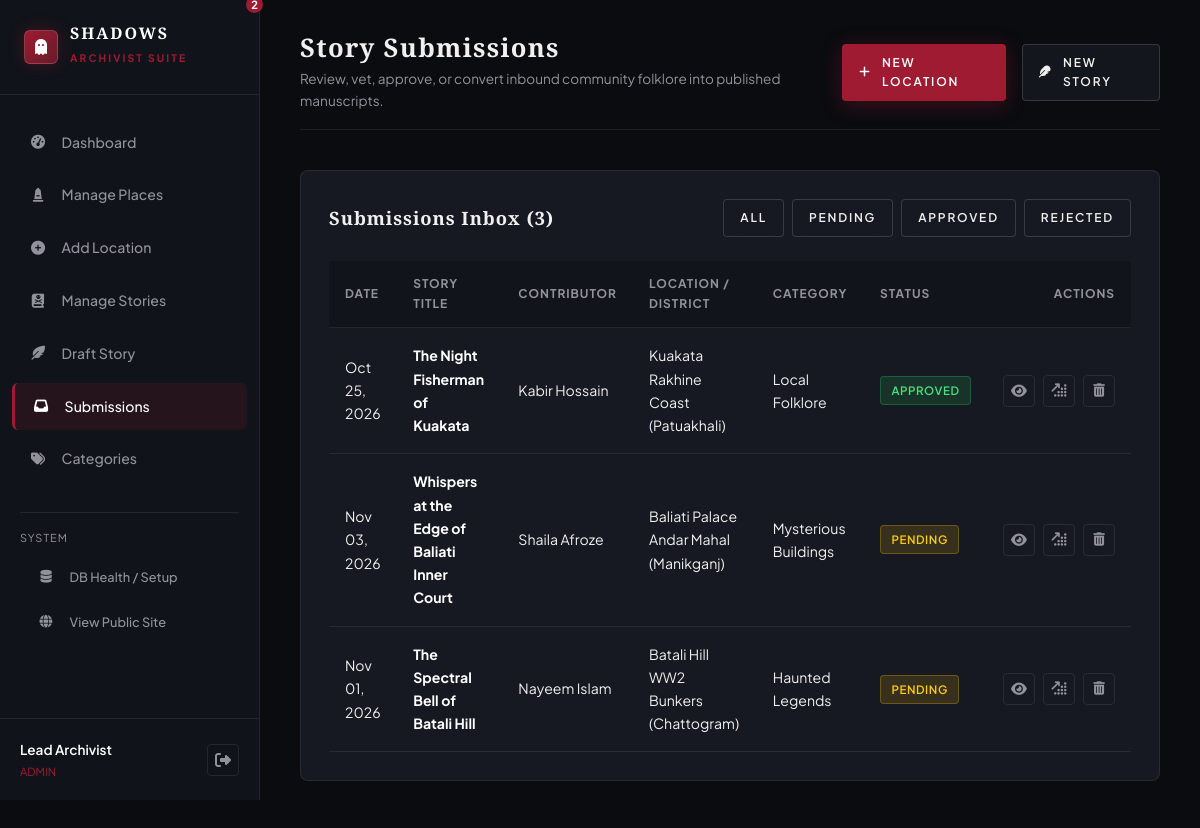
/admin/submissions.php (signed in), run on the app's committed database.
### tables this page shows
CREATE TABLE `story_submissions` (
  `id` INT UNSIGNED NOT NULL AUTO_INCREMENT,
  `submitter_name` VARCHAR(100) NOT NULL DEFAULT 'Anonymous Explorer',
  `email` VARCHAR(120) DEFAULT NULL,
  `story_title` VARCHAR(200) NOT NULL,
  `district` VARCHAR(50) NOT NULL,
  `location_name` VARCHAR(150) NOT NULL,
  `category_id` INT UNSIGNED NOT NULL,
  `story_content` LONGTEXT NOT NULL,
  `image_url` VARCHAR(255) DEFAULT NULL,
  `status` ENUM('pending', 'approved', 'rejected') NOT NULL DEFAULT 'pending',
  `admin_notes` TEXT DEFAULT NULL,
  `created_at` TIMESTAMP NOT NULL DEFAULT CURRENT_TIMESTAMP,
  PRIMARY KEY (`id`),
  INDEX `idx_submission_status` (`status`),
  INDEX `idx_submission_category` (`category_id`),
  CONSTRAINT `fk_submissions_category` FOREIGN KEY (`category_id`) REFERENCES `categories` (`id`) ON DELETE RESTRICT ON UPDATE CASCADE
);

CREATE TABLE `categories` (
  `id` INT UNSIGNED NOT NULL AUTO_INCREMENT,
  `name` VARCHAR(100) NOT NULL UNIQUE,
  `slug` VARCHAR(100) NOT NULL UNIQUE,
  `description` TEXT DEFAULT NULL,
  `icon` VARCHAR(50) NOT NULL DEFAULT 'fa-ghost',
  `created_at` TIMESTAMP NOT NULL DEFAULT CURRENT_TIMESTAMP,
  PRIMARY KEY (`id`)
);

### includes/functions.php (called while the page is built, shortened)
<?php
function e(?string $data): string {
    return htmlspecialchars((string)($data ?? ''), ENT_QUOTES, 'UTF-8');
}
function format_display_date(string $datetime): string {
    $timestamp = strtotime($datetime);
    return date('M d, Y', $timestamp);
}

### admin/submissions.php (the view, shortened to what this page needs)
<?php
require_once __DIR__ . '/header.php';
$activeId = (int)($_GET['id'] ?? 0);
$statusFilter = trim($_GET['status'] ?? '');
$submissions = [];
if ($pdo) {
    try {
        $where = [];
        $params = [];
        $whereClause = !empty($where) ? ('WHERE ' . implode(' AND ', $where)) : '';
        $stmt = $pdo->prepare("SELECT sub.*, c.name as category_name
                               FROM story_submissions sub
                               JOIN categories c ON sub.category_id = c.id
                               {$whereClause}
                               ORDER BY sub.id DESC");
        $stmt->execute($params);
        $submissions = $stmt->fetchAll();
    } catch (PDOException $e) {
        error_log("Submissions query error: " . $e->getMessage());
    }
}
?>
<div class="admin-card">
    <div class="admin-card-header">
        <h2>Submissions Inbox (<?= count($submissions) ?>)</h2>
        <div style="display: flex; gap: 0.5rem;">
            <a href="submissions.php" class="btn btn-secondary btn-sm <?= empty($statusFilter) ? 'active' : '' ?>">All</a>
            <a href="submissions.php?status=pending" class="btn btn-secondary btn-sm <?= $statusFilter === 'pending' ? 'active' : '' ?>">Pending</a>
            <a href="submissions.php?status=approved" class="btn btn-secondary btn-sm <?= $statusFilter === 'approved' ? 'active' : '' ?>">Approved</a>
            <a href="submissions.php?status=rejected" class="btn btn-secondary btn-sm <?= $statusFilter === 'rejected' ? 'active' : '' ?>">Rejected</a>
        </div>
    </div>
    <div class="admin-table-responsive">
        <table class="admin-table">
            <thead>
                <tr>
                    <th>Date</th>
                    <th>Story Title</th>
                    <th>Contributor</th>
                    <th>Location / District</th>
                    <th>Category</th>
                    <th>Status</th>
                    <th style="text-align: right;">Actions</th>
                </tr>
            </thead>
            <tbody>
                <?php if (!empty($submissions)): ?>
                    <?php foreach ($submissions as $sub): ?>
                        <tr style="<?= ($activeId === (int)$sub['id']) ? 'background: rgba(158,27,50,0.15);' : '' ?>">
                            <td><?= format_display_date($sub['created_at']) ?></td>
                            <td>
                                <strong><a href="submissions.php?id=<?= $sub['id'] ?>" style="color: #fff;"><?= e($sub['story_title']) ?></a></strong>
                            </td>
                            <td><?= e($sub['submitter_name']) ?></td>
                            <td><?= e($sub['location_name']) ?> (<?= e($sub['district']) ?>)</td>
                            <td><?= e($sub['category_name']) ?></td>
                            <td>
                                <span class="pill-status pill-<?= $sub['status'] ?>">
                                    <?= e($sub['status']) ?>
                                </span>
                            </td>
                            <td style="text-align: right;">
                                <div class="action-btns" style="justify-content: flex-end;">
                                    <a href="submissions.php?id=<?= $sub['id'] ?>" class="btn-icon" title="Inspect & Review">
                                        <i class="fa-solid fa-eye"></i>
                                    </a>
                                    <form method="POST" action="submissions.php" onsubmit="return confirm('Promote this story to live published status?');" style="display: inline;">
                                        <button type="submit" class="btn-icon btn-icon-approve" title="Publish as Story">
                                            <i class="fa-solid fa-arrow-up-right-dots"></i>
                                        </button>
                                    </form>
                                    <form method="POST" action="submissions.php" onsubmit="return confirmDeletion('<?= e(addslashes($sub['story_title'])) ?>', 'submission');" style="display: inline;">
                                        <button type="submit" class="btn-icon btn-icon-delete" title="Purge Submission">
                                            <i class="fa-solid fa-trash-can"></i>
                                        </button>
                                    </form>
                                </div>
                            </td>
                        </tr>
                    <?php endforeach; ?>
                <?php endif; ?>
            </tbody>
        </table>
    </div>
</div>
<?php require_once __DIR__ . '/footer.php'; ?>

### assets/css/style.css (style rules this page uses)
:root { --bg-primary: #08090D; --bg-secondary: #11131A; --bg-card: #171922; --bg-card-hover: #1E212D; --accent-red: #9E1B32; --accent-crimson: #651C2A; --accent-glow: rgba(158, 27, 50, 0.35); --fog-grey: #A6A6AD; --text-main: #F2F0EF; --text-secondary: #92929C; --text-muted: #6B6B76; --border-subtle: rgba(255, 255, 255, 0.07); --border-accent: rgba(158, 27, 50, 0.4); --glass-bg: rgba(23, 25, 34, 0.85); --font-serif: 'Cinzel', Georgia, serif; --font-sans: 'Plus Jakarta Sans', -apple-system, BlinkMacSystemFont, 'Segoe UI', Roboto, sans-serif; --transition-smooth: all 0.35s cubic-bezier(0.16, 1, 0.3, 1); --container-width: 1280px; }
*, *::before, *::after { box-sizing: border-box; margin: 0; padding: 0; }
html { scroll-behavior: smooth; font-size: 16px; background-color: var(--bg-primary); color: var(--text-main); text-rendering: optimizeLegibility; -webkit-font-smoothing: antialiased; }
body { font-family: var(--font-sans); background-color: var(--bg-primary); color: var(--text-main); line-height: 1.65; overflow-x: hidden; position: relative; min-height: 100vh; }
h1, h2, h3, h4, h5, h6 { font-family: var(--font-serif); color: var(--text-main); letter-spacing: 0.05em; font-weight: 700; line-height: 1.25; }
a { color: inherit; text-decoration: none; transition: var(--transition-smooth); }
.btn { display: inline-flex; align-items: center; justify-content: center; gap: 0.65rem; padding: 0.85rem 1.85rem; font-size: 0.85rem; font-weight: 600; text-transform: uppercase; letter-spacing: 0.15em; border-radius: 4px; cursor: pointer; transition: var(--transition-smooth); border: 1px solid transparent; position: relative; overflow: hidden; }
.btn-secondary { background: rgba(23, 25, 34, 0.8); border: 1px solid rgba(255, 255, 255, 0.15); color: var(--text-main); backdrop-filter: blur(8px); }
.btn-sm { padding: 0.5rem 1rem; font-size: 0.75rem; }

### assets/css/admin.css (style rules this page uses)
:root { --admin-bg: #0b0c10; --admin-sidebar: #11131a; --admin-card: #171922; --admin-accent: #9E1B32; --admin-accent-hover: #b5223c; --admin-text: #F2F0EF; --admin-muted: #92929C; --admin-border: rgba(255, 255, 255, 0.08); }
* { box-sizing: border-box; margin: 0; padding: 0; }
body.admin-body { background-color: var(--admin-bg); color: var(--admin-text); font-family: 'Plus Jakarta Sans', sans-serif; min-height: 100vh; display: flex; }
.admin-card { background: var(--admin-card); border: 1px solid var(--admin-border); border-radius: 8px; padding: 1.75rem; margin-bottom: 2rem; }
.admin-card-header { display: flex; align-items: center; justify-content: space-between; margin-bottom: 1.5rem; }
.admin-card-header h2 { font-size: 1.15rem; font-family: 'Cinzel', serif; }
.admin-table-responsive { width: 100%; overflow-x: auto; }
.admin-table { width: 100%; border-collapse: collapse; font-size: 0.88rem; }
.admin-table th { text-align: left; padding: 0.85rem 1rem; background: rgba(0, 0, 0, 0.2); color: var(--admin-muted); text-transform: uppercase; font-size: 0.75rem; letter-spacing: 0.08em; border-bottom: 1px solid var(--admin-border); }
.admin-table td { padding: 1rem; border-bottom: 1px solid var(--admin-border); vertical-align: middle; }
.pill-status { display: inline-block; padding: 0.25rem 0.65rem; border-radius: 4px; font-size: 0.72rem; font-weight: 600; text-transform: uppercase; letter-spacing: 0.05em; }
.pill-pending { background: rgba(234, 179, 8, 0.15); color: #facc15; border: 1px solid rgba(234, 179, 8, 0.3); }
.pill-approved, .pill-published { background: rgba(34, 197, 94, 0.15); color: #4ade80; border: 1px solid rgba(34, 197, 94, 0.3); }
.action-btns { display: flex; align-items: center; gap: 0.5rem; }
.btn-icon { width: 32px; height: 32px; border-radius: 4px; display: inline-flex; align-items: center; justify-content: center; border: 1px solid var(--admin-border); background: transparent; color: var(--admin-muted); cursor: pointer; transition: all 0.2s ease; text-decoration: none; }

### data on the page
story_submissions: created_at "Oct 25, 2026", story_title "The Night Fisherman of Kuakata", submitter_name "Kabir Hossain", location_name "Kuakata Rakhine Coast", district "Patuakhali", category.name "Local Folklore", status "APPROVED"
story_submissions: created_at "Nov 03, 2026", story_title "Whispers at the Edge of Baliati Inner Court", submitter_name "Shaila Afroze", location_name "Baliati Palace Andar Mahal", district "Manikganj", category.name "Mysterious Buildings", status "PENDING"
story_submissions: created_at "Nov 01, 2026", story_title "The Spectral Bell of Batali Hill", submitter_name "Nayeem Islam", location_name "Batali Hill WW2 Bunkers", district "Chattogram", category.name "Haunted Legends", status "PENDING"

### other printed values
$currentAdmin['full_name'] "Lead Archivist"
$currentAdmin['role'] "ADMIN"
$adminTitle "Story Submissions"
$adminSubtitle "Review, vet, approve, or convert inbound community folklore into published manuscripts."
count($submissions) "3"
